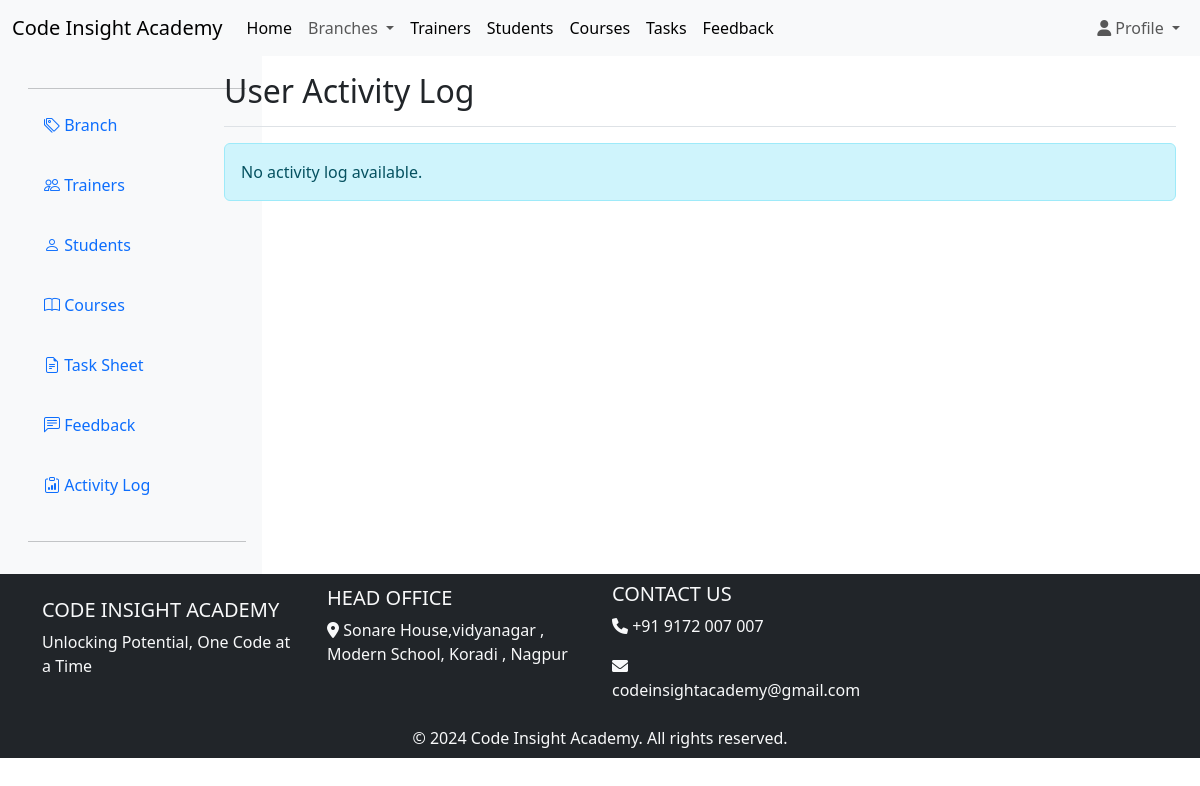
Before: /superadmin/activity_log.php (signed in) with the older database file.
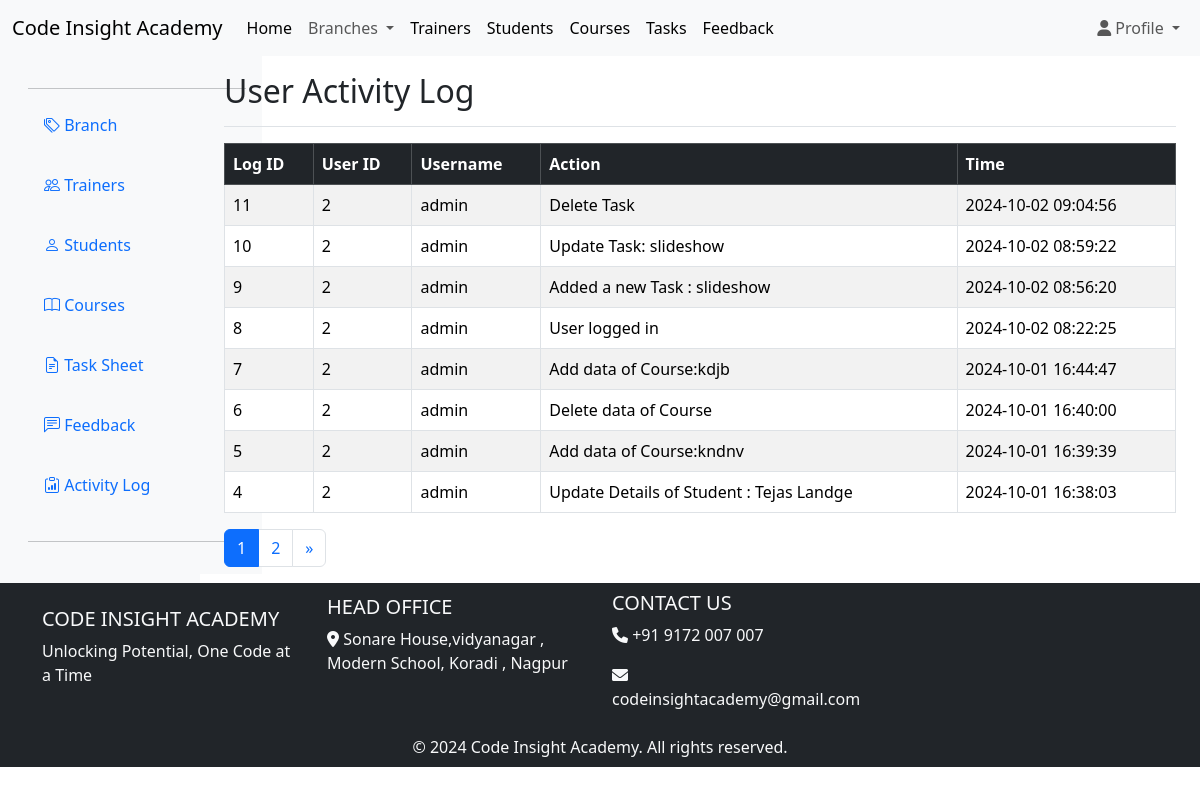
After: the same page with the newer database file.
### tables this page shows
CREATE TABLE `activity_log` (
  `log_id` int(11) NOT NULL,
  `user_id` int(11) NOT NULL,
  `username` varchar(255) NOT NULL,
  `action` varchar(255) NOT NULL,
  `log_time` timestamp NOT NULL DEFAULT current_timestamp()
);

### superadmin/activity_log.php (the view, shortened to what this page needs)
<?php
include '../includes/db.php';
$records_per_page = 8;
$page = isset($_GET['page']) && is_numeric($_GET['page']) ? intval($_GET['page']) : 1;
$offset = ($page - 1) * $records_per_page;
$sql = "SELECT * FROM activity_log ORDER BY log_time DESC LIMIT $records_per_page OFFSET $offset";
$result = $conn->query($sql);
$total_result = $conn->query("SELECT COUNT(*) as total FROM activity_log");
$total_records = $total_result->fetch_assoc()['total'];
$total_pages = ceil($total_records / $records_per_page);
include '../includes/header.php';
?>
<div class="container-fluid">
    <div class="row">
        <nav id="sidebar" class="col-md-3 d-none d-md-block col-lg-2 d-md-block bg-light fixed-top-10">
            <?php include '../includes/sidebar.php'; ?>
        </nav>
        <main class="col-md-9 ms-sm-auto col-lg-10 px-md-4">
            <div class="d-flex justify-content-between flex-wrap flex-md-nowrap align-items-center pt-3 pb-2 mb-3 border-bottom">
                <h1 class="h2">User Activity Log</h1>
            </div>
            <div class="row">
                <div class="col-12">
                    <div class="table-responsive">
                        <?php
                        if ($result->num_rows > 0) {
                            echo "<table class='table table-striped table-bordered'>";
                            echo "<thead class='table-dark'>";
                            echo "<tr><th>Log ID</th><th>User ID</th><th>Username</th><th>Action</th><th>Time</th></tr>";
                            echo "</thead>";
                            echo "<tbody>";
                            while ($row = $result->fetch_assoc()) {
                                echo "<tr>";
                                echo "<td>" . $row['log_id'] . "</td>";
                                echo "<td>" . $row['user_id'] . "</td>";
                                echo "<td>" . $row['username'] . "</td>";
                                echo "<td>" . $row['action'] . "</td>";
                                echo "<td>" . $row['log_time'] . "</td>";
                                echo "</tr>";
                            }
                            echo "</tbody>";
                            echo "</table>";
                        } else {
                            echo "<p class='alert alert-info'>No activity log available.</p>";
                        }
                        ?>
                    </div>
                </div>
            </div>
            <nav aria-label="Page navigation example">
                <ul class="pagination">
                    <?php for ($i = 1; $i <= $total_pages; $i++): ?>
                        <li class="page-item <?php if ($i == $page) echo 'active'; ?>">
                            <a class="page-link" href="?page=<?php echo $i; ?>"><?php echo $i; ?></a>
                        </li>
                    <?php endfor; ?>
                    <?php if ($page < $total_pages): ?>
                        <li class="page-item">
                            <a class="page-link" href="?page=<?php echo $page + 1; ?>" aria-label="Next">
                                <span aria-hidden="true">&raquo;</span>
                            </a>
                        </li>
                    <?php endif; ?>
                </ul>
            </nav>
        </main>
    </div>
</div>
<?php
include '../includes/footer.php';
?>

Changed rows visible on the page:
added activity_log: log_id "11", user "2", username "admin", action "Delete Task", log_time "2024-10-02 09:04:56"
added activity_log: log_id "10", user "2", username "admin", action "Update Task: slideshow", log_time "2024-10-02 08:59:22"
added activity_log: log_id "9", user "2", username "admin", action "Added a new Task : slideshow", log_time "2024-10-02 08:56:20"
added activity_log: log_id "8", user "2", username "admin", action "User logged in", log_time "2024-10-02 08:22:25"
added activity_log: log_id "7", user "2", username "admin", action "Add data of Course:kdjb", log_time "2024-10-01 16:44:47"
added activity_log: log_id "6", user "2", username "admin", action "Delete data of Course", log_time "2024-10-01 16:40:00"
added activity_log: log_id "5", user "2", username "admin", action "Add data of Course:kndnv", log_time "2024-10-01 16:39:39"
added activity_log: log_id "4", user "2", username "admin", action "Update Details of Student : Tejas Landge", log_time "2024-10-01 16:38:03"
Other visible differences:
text no longer shown: "No activity log available."
text now shown: "Log ID User ID Username Action Time »"
new list line: "1"
new list line: "2"
